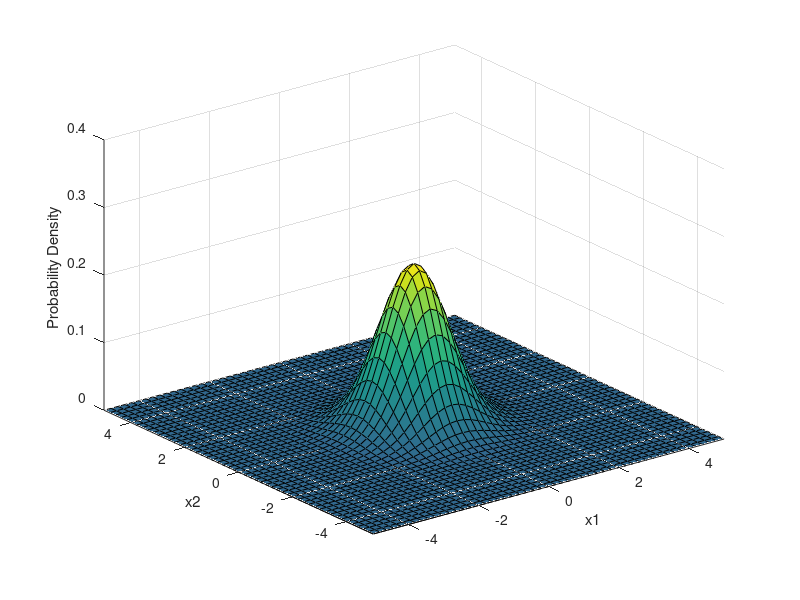

Write the MATLAB code that produced this figure.
mu = [0 0];
sigma = inv(diag([1.5, 1.5, 1.5]))
det_sigma = det(sigma)

x1 = -5:0.2:5;
x2 = -5:0.2:5;
[X1,X2] = meshgrid(x1,x2);
X = [X1(:) X2(:)];

y = mvnpdf(X,mu,sigma(1:2,1:2));
y = reshape(y,length(x2),length(x1));

surf(x1,x2,y)
caxis([min(y(:))-0.5*range(y(:)),max(y(:))])
axis([-5 5 -5 5 0 0.4])
xlabel('x1')
ylabel('x2')
zlabel('Probability Density')